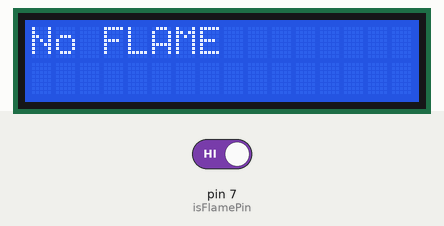
This sketch was run on a simulated Arduino Uno, built with avr-gcc and run on an emulated ATmega328P. Shown: 16×2 character LCD. Inputs (shaded band) come from the test bench; at power-on: pin 7 (isFlamePin) HIGH. What the sketch prints to the serial monitor is not drawn.

Above: at 3.2 s.
3.3 s: pin 7 (isFlamePin) driven LOW
At 4.1 s:
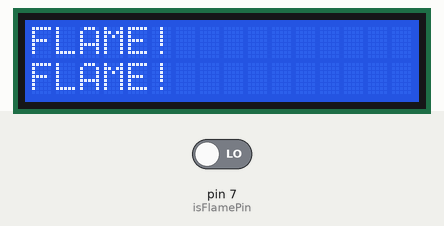
5.1 s: pin 7 (isFlamePin) driven HIGH
At 5.7 s:
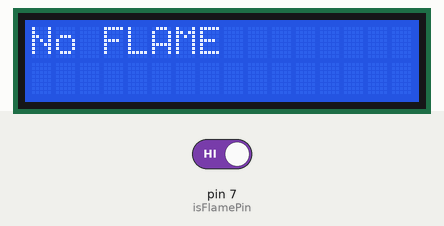
Timing chart, 0 to 8.1 s (numbered marks = the images above; inputs shaded):
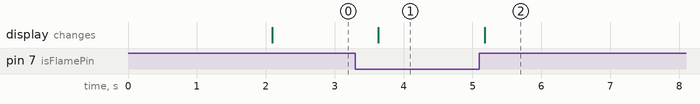

The sketch:

sketch_aug20c.ino
```cpp
#include <LiquidCrystal_I2C.h>

LiquidCrystal_I2C lcd(0x27, 16, 2);  // 位址 0x27, LCD 16x2
int isFlamePin = 7;
int isFlame = HIGH;

void setup() {
  lcd.init();        // 初始化 LCD
  lcd.backlight();   // 開啟背光

  pinMode(isFlamePin, INPUT);
  Serial.begin(9600);

  // 啟動提示
  lcd.setCursor(0, 0);
  lcd.print("Sensor");
  lcd.setCursor(0, 1);
  lcd.print("System Ready");
  delay(2000);
  lcd.clear();
}

void loop() {
  isFlame = digitalRead(isFlamePin);

  lcd.clear(); // 每次更新前清除螢幕
  if (isFlame == LOW) {
    lcd.setCursor(0, 0);
    lcd.print("FLAME!");
    lcd.setCursor(0, 1);
    lcd.print("FLAME!");
    Serial.println("FLAME!");
  } else {
    lcd.setCursor(0, 0);
    lcd.print("No FLAME");
    Serial.println("No FLAME");
  }

  delay(500); // 每 0.5 秒更新一次
}
```

Measured:
- after the input at 3.3 s, the display: changes after 0.34 s (image 1)
- after the input at 5.1 s, the display: changes after 0.08 s (image 2)
